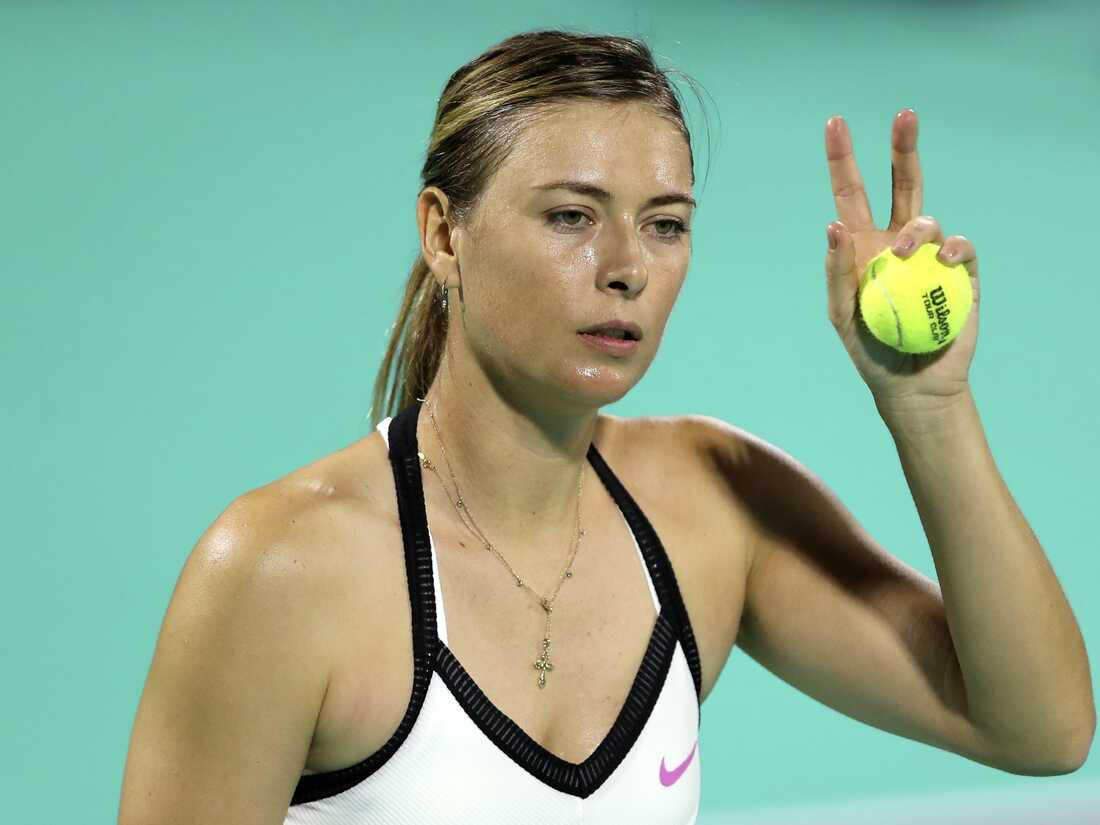
#> input picture test_images/sharapova-84bc97653a7b49b73fcb4919fec16a31aff3b806-s1100-c50.jpg, 1100 x 825 px
$ jupyter execute --allow-errors Sports_person_classifier_model.ipynb   (shell and % lines are left out)
#> lines starting #> are read from the running program, lines starting #| are printed output that depends on the picture; after the words box and inside, x2 and y2 are one past the last pixel; in counts of white or black regions, pixels touching at a corner belong together
[cell 1]
import numpy as np
import matplotlib.pyplot as plt
import cv2

[cell 2]
img = cv2.imread('./test_images/sharapova-84bc97653a7b49b73fcb4919fec16a31aff3b806-s1100-c50.jpg')
#> img is the input picture: shape (825, 1100, 3); mean B, G, R 145.7, 171.5, 138.9
img.shape
#> Out = (825, 1100, 3)

[cell 3]
plt.imshow(img);

[cell 4]
gray = cv2.cvtColor(img, cv2.COLOR_BGR2GRAY)
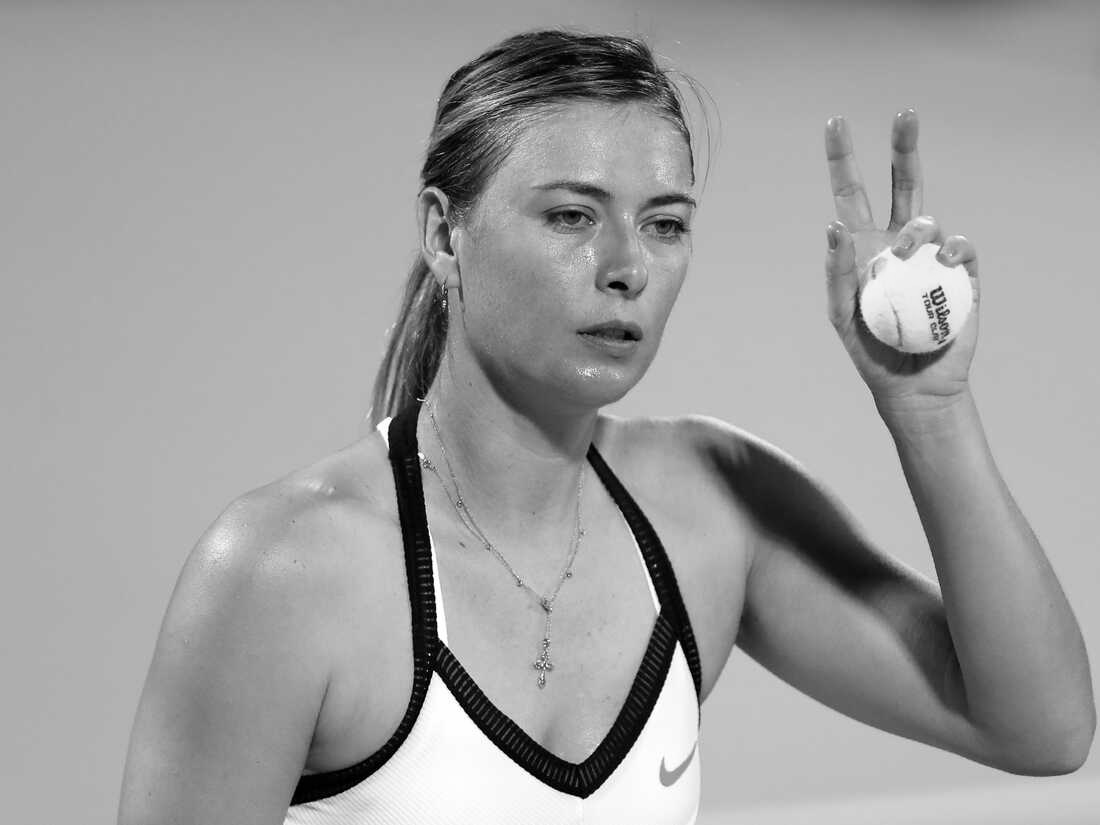
#> gray: shape (825, 1100); min 0, max 255, mean 158.8
gray.shape
#> Out = (825, 1100)

[cell 5]
plt.imshow(gray,cmap = 'gray');

[cell 6]
face_cascade = cv2.CascadeClassifier(cv2.data.haarcascades+'haarcascade_frontalface_default.xml')
eye_cascade = cv2.CascadeClassifier(cv2.data.haarcascades+'haarcascade_eye.xml')

faces = face_cascade.detectMultiScale(gray, 1.3, 5)
#> faces = [[486, 112, 276, 276]]
faces
#> Out = [[486, 112, 276, 276]]

[cell 7]
(x,y,w,h) = faces[0]
#> x = 486; y = 112; w = 276; h = 276
x,y,w,h
#> Out = (486, 112, 276, 276)

[cell 8]
face_img = cv2.rectangle(img,(x,y),(x+w,y+h),(255,0,0),2)
plt.imshow(face_img);

[cell 9]
cv2.destroyAllWindows()
for (x,y,w,h) in faces:
    face_img = cv2.rectangle(img,(x,y),(x+w,y+h),(255,0,0),2)
    roi_gray = gray[y:y+h, x:x+w]
    roi_color = face_img[y:y+h, x:x+w]
    eyes = eye_cascade.detectMultiScale(roi_gray)
    for (ex,ey,ew,eh) in eyes:
        cv2.rectangle(roi_color,(ex,ey),(ex+ew,ey+eh),(0,255,0),2)
#> this loop made 1 pass
#> pass 1, `roi_gray = gray[y:y+h, x:x+w]`:
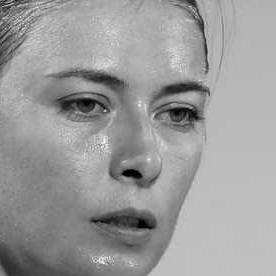
#> roi_gray: shape (276, 276); min 1, max 252, mean 155.3
#> pass 1, `roi_color = face_img[y:y+h, x:x+w]`:
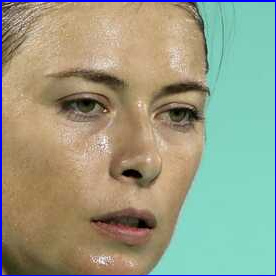
#> roi_color: shape (276, 276, 3); mean B, G, R 134.5, 157.2, 151.3
#> after the loop:
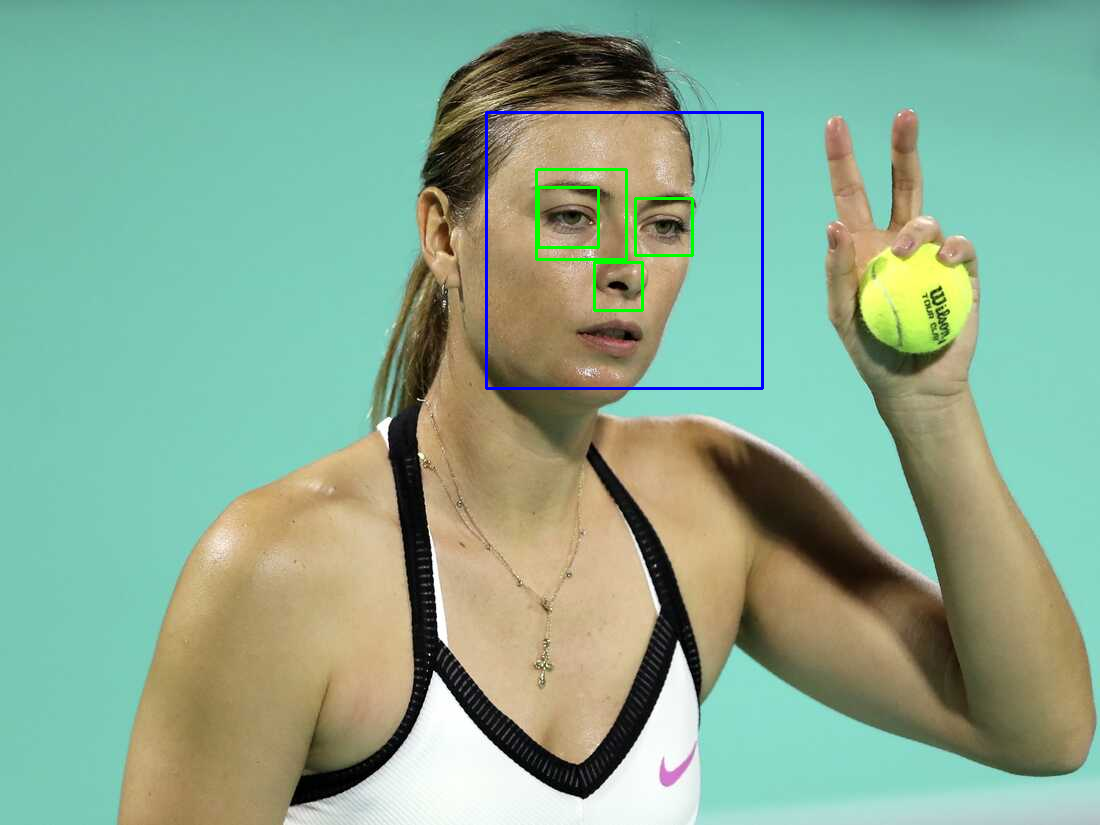
#> img: shape (825, 1100, 3); mean B, G, R 145.7, 171.3, 137.8
#> after the loop:
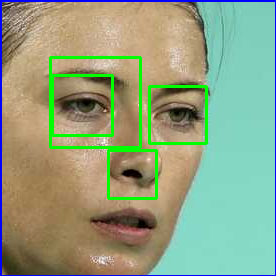
#> roi_color: shape (276, 276, 3); 3.92% of pixels changed, all inside (x1, y1, x2, y2) = (49, 56, 208, 200)

plt.figure()
plt.imshow(face_img, cmap='gray')
plt.show()

[cell 10]
plt.imshow(roi_color, cmap='gray');

[cell 11]
cropped_img = np.array(roi_color)
cropped_img.shape
#> Out = (276, 276, 3)

[cell 12]
def get_cropped_image_if_2_eyes(image_path):
    img = cv2.imread(image_path)
    gray = cv2.cvtColor(img, cv2.COLOR_BGR2GRAY)
    face_cascade = cv2.CascadeClassifier(cv2.data.haarcascades+'haarcascade_frontalface_default.xml')
    eye_cascade = cv2.CascadeClassifier(cv2.data.haarcascades+'haarcascade_eye.xml')
    faces = face_cascade.detectMultiScale(gray,1.3,5)
    for (x,y,w,h) in faces:
        face_img = cv2.rectangle(img,(x,y),(x+w,y+h),(255,0,0),2)
        roi_gray = gray[y:y+h, x:x+w]
        roi_color = face_img[y:y+h, x:x+w]
        eyes = eye_cascade.detectMultiScale(roi_gray)
        if len(eyes) >= 2:
             return roi_color

[cell 13]
path_to_data = 'C:/Users/Admin/Desktop/ML_Projects/Sports Celebrity Image Classifier/Model/Dataset/'
path_to_cr_data = 'C:/Users/Admin/Desktop/ML_Projects/Sports Celebrity Image Classifier/Model/Dataset/cropped/'

[cell 14]
import os
img_dirs = []
for entry in os.scandir(path_to_data):
    if entry.is_dir():
        img_dirs.append(entry.path)

[cell 15]
img_dirs

[cell 16]
import shutil
if os.path.exists(path_to_cr_data):
    shutil.rmtree(path_to_cr_data_)
os.mkdir(path_to_cr_data)

[cell 17]
cropped_image_dirs = []
celebrity_file_names_dict = {}

for img_dir in img_dirs:
    count = 1
    celebrity_name = img_dir.split('/')[-1]
    print(celebrity_name)

    celebrity_file_names_dict[celebrity_name] = []

    for entry in os.scandir(img_dir):
        roi_color = get_cropped_image_if_2_eyes(entry.path)
        if roi_color is not None:
            cropped_folder = path_to_cr_data + celebrity_name
            if not os.path.exists(cropped_folder):
                os.makedirs(cropped_folder)
                cropped_image_dirs.append(cropped_folder)
                print('Generating cropped images in folder :',cropped_folder)
            cropped_file_name = celebrity_name + str(count) + '.png'
            cropped_file_path = cropped_folder + '/' + cropped_file_name

            cv2.imwrite(cropped_file_path,roi_color)
            celebrity_file_names_dict[celebrity_name].append(cropped_file_path)
            count +=1

[cell 18]
celebrity_file_names_dict = {}
for img_dir in cropped_image_dirs:
    celebrity_name = img_dir.split('/')[-1]
    file_list = []
    for entry in os.scandir(img_dir):
        file_list.append(entry.path)
    celebrity_file_names_dict[celebrity_name] = file_list
celebrity_file_names_dict

[cell 19]
import numpy as np
import pywt
import cv2

def w2d(img, mode='haar', level=1):
#> called with mode = 'db1', level = 5
    imArray = img
    #Datatype conversions
    #convert to grayscale
    imArray = cv2.cvtColor( imArray,cv2.COLOR_RGB2GRAY )
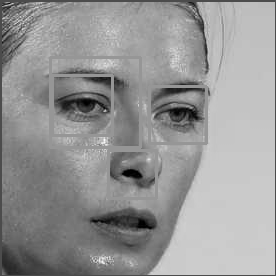
#> imArray: shape (276, 276); min 0, max 250, mean 150.1
    #convert to float
    imArray =  np.float32(imArray)
    imArray /= 255;
    # compute coefficients
    coeffs=pywt.wavedec2(imArray, mode, level=level)
#> coeffs = 6 items

    #Process Coefficients
    coeffs_H=list(coeffs)
#> coeffs_H = 6 items
    coeffs_H[0] *= 0;

    # reconstruction
    imArray_H=pywt.waverec2(coeffs_H, mode);
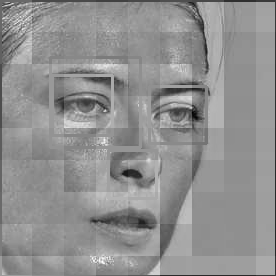
#> imArray_H: shape (276, 276) float32; min -0.61, max 0.47, mean 0.00444; drawn with min black and max white
    imArray_H *= 255;
    imArray_H =  np.uint8(imArray_H)
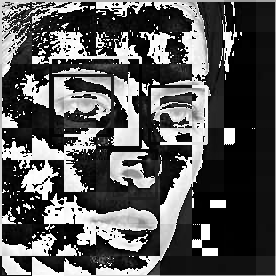
#> imArray_H: shape (276, 276); min 0, max 255, mean 86.2

    return imArray_H

[cell 20]
im_har = w2d(cropped_img,'db1',5)
plt.imshow(im_har, cmap='gray')

[cell 21]
# celebrity_file_names_dict

[cell 22]
class_dict = {}
count = 0
for celebrity_name in celebrity_file_names_dict.keys():
    class_dict[celebrity_name] = count
    count += 1
class_dict
